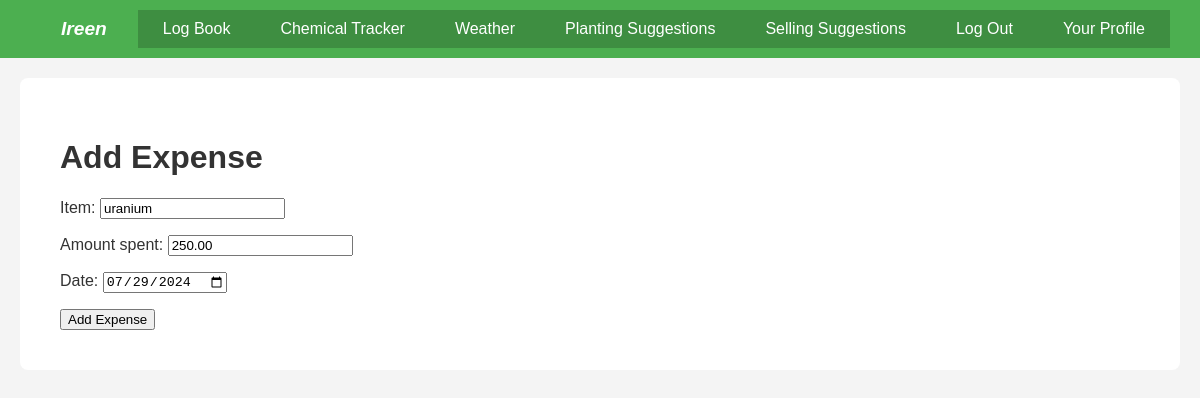
/logbook/update_expense/4/ (signed in), run on the app's committed database.
### logbook/models.py (models this page shows, shortened)
class Expense(models.Model):
    user = models.ForeignKey(User, on_delete=models.CASCADE)
    item = models.CharField(max_length=100)
    amount_spent = models.DecimalField(max_digits=10, decimal_places=2)
    date = models.DateField()

### logbook/views.py (the view)
# urls.py: path('update_expense/<int:pk>/', views.update_expense, name='update_expense'),
@login_required
def update_expense(request, pk):
    expense = Expense.objects.get(pk=pk, user=request.user)
    if request.method == 'POST':
        form = ExpenseForm(request.POST, instance=expense)
        if form.is_valid():
            form.save()
            return redirect('logbook:logbook')
    else:
        form = ExpenseForm(instance=expense)
    return render(request, 'logbook/add_expense.html', {'form': form})

### logbook/forms.py
class ExpenseForm(forms.ModelForm):
    class Meta:
        model = Expense
        fields = ['item', 'amount_spent', 'date']
        widgets = {
            'date': forms.DateInput(format='%Y-%m-%d', attrs={'type': 'date'})
        }

### logbook/templates/logbook/add_expense.html (shortened to what this page needs)
{% extends 'base.html' %}
{% block content %}
<!DOCTYPE html>
<html>
<head>
</head>
<body>
    <h1>Add Expense</h1>
    <form method="post">
        {{ form.as_p }}
        <button type="submit">Add Expense</button>
    </form>
</body>
</html>
{% endblock %}

### static/css/main.css (style rules this page uses)
body { font-family: Arial, sans-serif; margin: 0; padding: 0; color: #333; background-color: #f4f4f4; }

### data on the page
Expense: item "uranium", amount_spent "250.00", date "07/29/2024"
